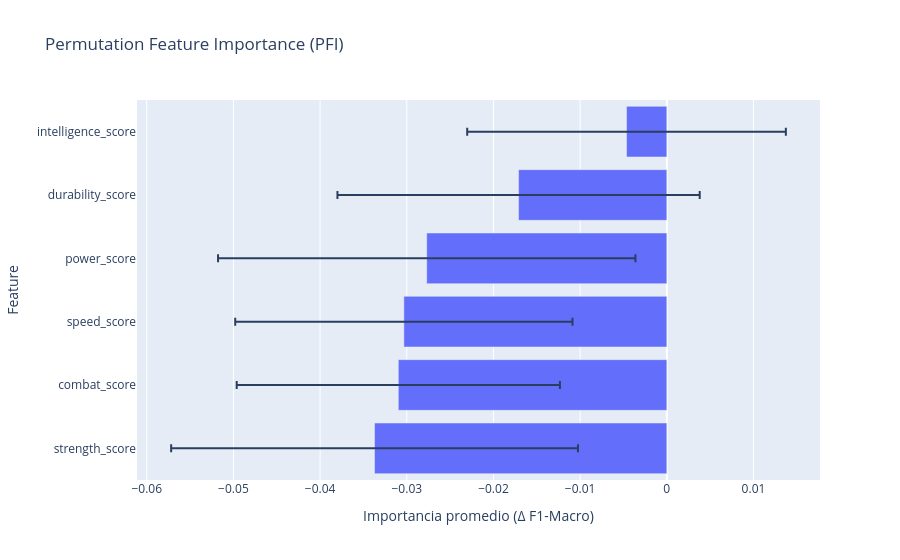

Notebook code for this chart:
### Markdown cell above
---

### 4.1.2 Implementación [0.2 Puntos]

**To-do:**
- [ ] Calcular `permutation_importance` con `n_repeats=30` y `scoring="f1_macro"`.
- [ ] Graficar un boxplot horizontal con plotly (`px.bar` con `orientation='h'`) con la importancia y varianza de cada feature.

### Code cell
#### Código aquí ####
# Calcular Permutation Feature Importance
pfi = permutation_importance(
    lgbm_interp,
    X_test_num,
    y_test,
    n_repeats=30,
    scoring="f1_macro",
    random_state=RANDOM_STATE,
)

# DataFrame con resultados
pfi_df = pd.DataFrame(
    {
        "feature": X_test_num.columns,
        "importance_mean": pfi.importances_mean,
        "importance_std": pfi.importances_std,
    }
).sort_values("importance_mean", ascending=True)

# Gráfico horizontal
fig = px.bar(
    pfi_df,
    x="importance_mean",
    y="feature",
    orientation="h",
    error_x="importance_std",
    title="Permutation Feature Importance (PFI)",
    labels={
        "importance_mean": "Importancia promedio (Δ F1-Macro)",
        "feature": "Feature",
    },
)

fig.show()

### Figure 1 — Plotly figure (JSON) as saved in the notebook; plotly's stock layout.template omitted (floating-point values rounded to 4 significant figures)
{"data": [{"error_x": {"array": [0.02347, 0.01864, 0.01946, 0.02408, 0.0209, 0.01838]}, "hovertemplate": "Importancia promedio (Δ F1-Macro)=%{x}<br>Feature=%{y}<extra></extra>", "legendgroup": "", "marker": {"color": "#636efa", "pattern": {"shape": ""}}, "name": "", "orientation": "h", "showlegend": false, "textposition": "auto", "type": "bar", "x": [-0.03372, -0.03098, -0.03034, -0.0277, -0.0171, -0.004647], "xaxis": "x", "y": ["strength_score", "combat_score", "speed_score", "power_score", "durability_score", "intelligence_score"], "yaxis": "y"}], "layout": {"barmode": "relative", "legend": {"tracegroupgap": 0}, "title": {"text": "Permutation Feature Importance (PFI)"}, "xaxis": {"anchor": "y", "domain": [0, 1], "title": {"text": "Importancia promedio (Δ F1-Macro)"}}, "yaxis": {"anchor": "x", "domain": [0, 1], "title": {"text": "Feature"}}}}
